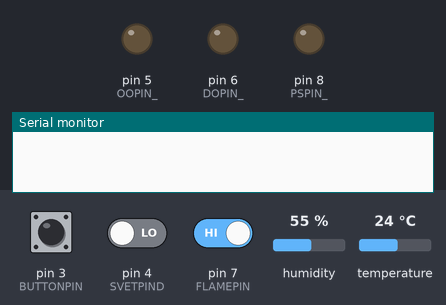
The sketch below on a simulated Arduino Uno, built with avr-gcc and run on an emulated ATmega328P. Shown: output pins drawn as LEDs (lit = HIGH), the last lines printed to the serial monitor. The test bench sets the inputs (shaded band); at power-on: pin 3 (BUTTONPIN) HIGH, pin 4 (SVETPIND) LOW, pin 7 (FLAMEPIN) HIGH, humidity 55 %, temperature 24 °C. Pins used as bus, display or sensor lines are not drawn.

Above: at 0.1 s.
At 1.1 s:
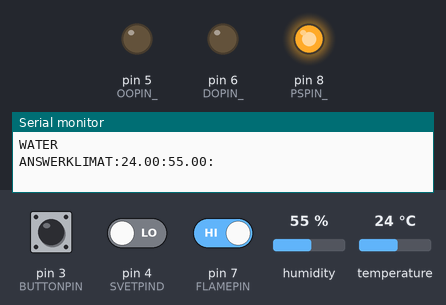
Timing chart, 0 to 2.6 s (numbered marks = the images above):
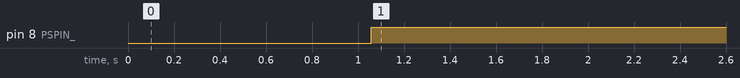

The sketch:

arduino.ino
```cpp
//Подключение библиотек
#include "DHT.h"
#include <Wire.h>
#include <SPI.h>
#include <MFRC522.h> // библиотека "RFID".

//Обявленеи констант пинов
#define HUMANPIN A0
#define SVETPIN A1
#define WATERPIN A2
#define DHTPIN 2
#define BUTTONPIN 3
#define SVETPIND 4
#define OOPIN_ 5
#define DOPIN_ 6
#define FLAMEPIN 7
#define PSPIN_ 8
#define RST_PIN 9
#define SS_PIN 10
#define DHTTYPE DHT22

//Обявление переменых нужных для работы
long minSecsBetweenEmails = 60;
unsigned long uidDec, uidDecTemp;
long lastSend = -60000;
long lastSend_klimat = -60000;
bool ps = false;
bool rr = false;
bool sigRFID = false;
bool sigwater = false;
bool oo_mode = false;
bool human = false;
bool button;
int time_now = 0;

//Обявленеи модулей
DHT dht(DHTPIN, DHTTYPE);
MFRC522 mfrc522(SS_PIN, RST_PIN);

void setup() {
  //Инициализация
  Serial.begin(9600);
  dht.begin();
  SPI.begin();
  mfrc522.PCD_Init();

  //Режимы пинов
  pinMode(OOPIN_, OUTPUT);
  pinMode(DOPIN_, OUTPUT);
  pinMode(PSPIN_, OUTPUT);
  pinMode(DHTPIN, INPUT);
  pinMode(WATERPIN, INPUT);
  pinMode(SVETPIND, INPUT);
  pinMode(SVETPIN, INPUT);
  pinMode(FLAMEPIN, INPUT);
  pinMode(BUTTONPIN, INPUT);

  button = digitalRead(BUTTONPIN);


}

void loop() {

  //Проверка активности сигнализации
  if (ps || rr || sigRFID || sigwater) {
    return;
  }

  //Считыванеи температуры, влажности, текущего времени и состояния кнопки для режимов освещения
  float humidity = dht.readHumidity();
  float temperature = dht.readTemperature();
  long now = millis();
  if (digitalRead(BUTTONPIN) != button) {
    if (oo_mode) {
      oo_mode = false;
    } else {
      oo_mode = true;
    }
  }

  //Активизация пожарной сигнализации, в случае пожара
  if (Serial.readString() == "CONFIRM") {
    ps = true;
    digitalWrite(OOPIN_, HIGH);
    digitalWrite(DOPIN_, HIGH);
    digitalWrite(PSPIN_, HIGH);
  }
  if (digitalRead(FLAMEPIN) == LOW) {
    if (now > (lastSend + minSecsBetweenEmails * 1000)) {
      Serial.println("FLAME:" + String(temperature));
      lastSend = now;
    }
  }

  //Активизация сигнализации в случае протечки
  if (analogRead(WATERPIN) > 200) {
    sigwater = true;
    Serial.println("WATER");
    digitalWrite(PSPIN_, HIGH);
  }

  //Систма сканирования RFID ключей
  if ( mfrc522.PICC_IsNewCardPresent() &&  mfrc522.PICC_ReadCardSerial()) {
    uidDec = 0;
    // Выдача серийного номера метки.
    for (byte i = 0; i < mfrc522.uid.size; i++)
    {
      uidDecTemp = mfrc522.uid.uidByte[i];
      uidDec = uidDec * 256 + uidDecTemp;
    }
    if (uidDec != 1920115773) {
      sigRFID = true;
      digitalWrite(PSPIN_, HIGH);
      Serial.println("HUMAN");
    }
  }

  //Получение информации с датчика движения, в случае отвутствия людей выключаем всё освещение
  if (analogRead(HUMANPIN) > 500) {
    human = true;
  } else {
    human = false;
  }
    if (!human) {
    digitalWrite(OOPIN_, LOW);
    digitalWrite(DOPIN_, LOW);
    return;
  }

  // Отравка текужей температуры и влажности
  if (now > (lastSend_klimat + minSecsBetweenEmails * 1000)) {
    lastSend_klimat = now;
    Serial.println("ANSWERKLIMAT:" + String(temperature) + ":" + String(humidity) + ":");
  }

  //Регулирование освещености по режимам
  if (oo_mode) {
    analogWrite(OOPIN_, analogRead(SVETPIN) / 4);
  } else {
    digitalWrite(OOPIN_, LOW);
    if (digitalRead(SVETPIND) == HIGH) {
      digitalWrite(DOPIN_, HIGH);
    } else {
      digitalWrite(DOPIN_, LOW);
    }
  }


  delay(500);

}
```

Measured:
- by itself, pin 8 (PSPIN_): LOW → HIGH at 1.1 s
